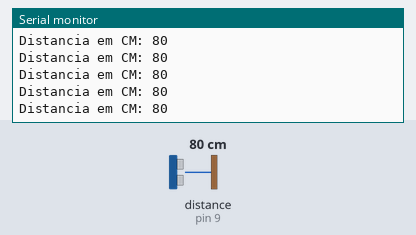
This sketch was run on a simulated Arduino Uno, built with avr-gcc and run on an emulated ATmega328P. Shown: the last lines printed to the serial monitor. Wiring (inferred from the names in the program): ultrasonic range finder: trigger pin 7; echo pin 9. Inputs (shaded band) come from the test bench; at power-on: distance to the obstacle (sensor on pin 9) 80 cm. The echo pulse lasts 58.3 µs per cm.

Above: at 1.2 s.
1.3 s: distance to the obstacle (sensor on pin 9) set to 18 cm
At 1.53 s:
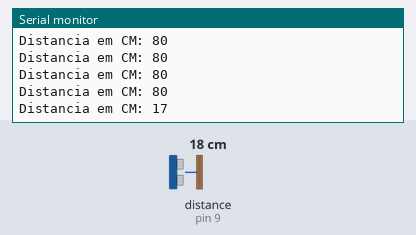
4.3 s: distance to the obstacle (sensor on pin 9) set to 299 cm
At 4.58 s:
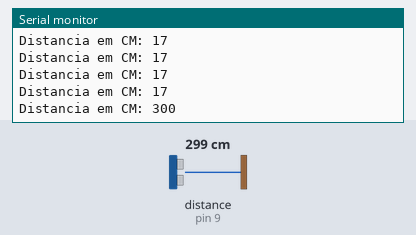
Timing chart, 0 to 7.3 s (numbered marks = the images above; inputs shaded):
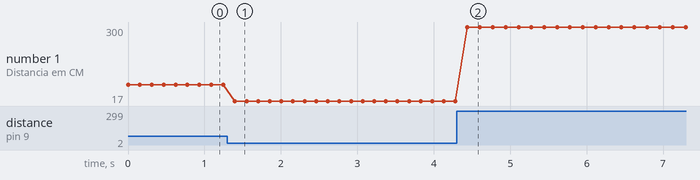

Measured:
- after the input at 1.3 s, the serial monitor: prints a new line after 0.10 s (image 1)
- after the input at 4.3 s, the serial monitor: prints a new line after 0.14 s (image 2)
- plotted number 1: 80 → 17 after the input at 1.3 s, 17 → 300 after the input at 4.3 s

The sketch:

Sonar.ino
```cpp
int trigPin = 7;
int echoPin = 9;

void defineFrontSonar(){

  pinMode(trigPin,OUTPUT);
  digitalWrite(trigPin,HIGH);//Poe em HIGH para que a primeira leitura seja correta
  pinMode(echoPin, INPUT);

}

void defineRightSonar(){

pinMode(trigPin,OUTPUT);
digitalWrite(trigPin,HIGH);//Poe em HIGH para que a primeira leitura seja correta
pinMode(echoPin, INPUT);

}

void defineLeftSonar(){

pinMode(trigPin,OUTPUT);
digitalWrite(trigPin,HIGH);//Poe em HIGH para que a primeira leitura seja correta
pinMode(echoPin, INPUT);

}

long getFrontDistance(){

  digitalWrite(trigPin, LOW);
  digitalWrite(trigPin, HIGH);
  delayMicroseconds(10);
  long DistanceMeasured= pulseIn(echoPin,LOW);

  if(DistanceMeasured>150000){
    return 150000;
  }
  else{
    return (DistanceMeasured/50);
  }
}

long getRightDistance(){

  digitalWrite(trigPin, LOW);
  delayMicroseconds(2);
  digitalWrite(trigPin, HIGH);
  delayMicroseconds(10);
  digitalWrite(trigPin, LOW);
  long duration = pulseIn(echoPin,HIGH);

  if (duration > 150000)
  {
    return 150000;
  }else{
    return duration /29 / 2 ;
  }
}

long getLeftDistance(){

  digitalWrite(trigPin, LOW);
  delayMicroseconds(2);
  digitalWrite(trigPin, HIGH);
  delayMicroseconds(10);
  digitalWrite(trigPin, LOW);
  long duration = pulseIn(echoPin,HIGH);

  if (duration > 150000)
  {
    return 150000;
  }else{
    return duration /29 / 2 ;
  }
}

void setup(){

  Serial.begin(9600);
  defineLeftSonar();
}

void loop(){

  Serial.print("Distancia em CM: ");
  Serial.println(getLeftDistance());
  delay(150);

}
```
